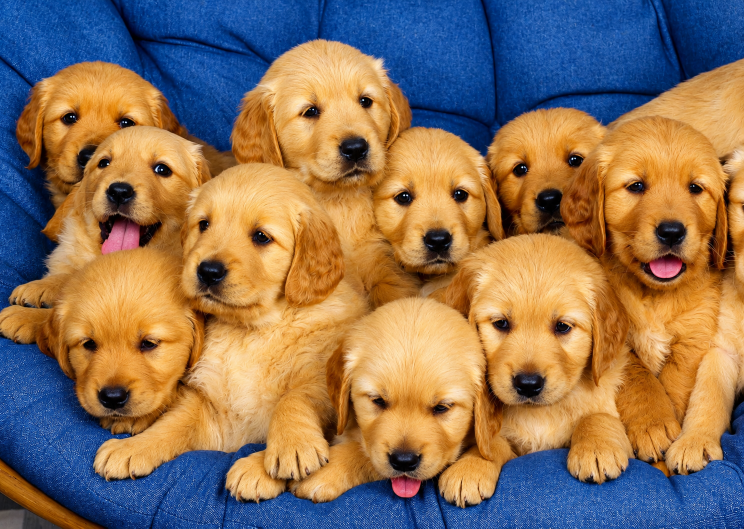
#> input picture modelos_treinamento/ChatGPT Image 26 de mai. de 2026, 13_53_33.png, 1488 x 1057 px (shown at 1/2 size)
$ python test_model.py 'modelos_treinamento/ChatGPT Image 26 de mai. de 2026, 13_53_33.png'
#> lines starting #> are read from the running program, lines starting #| are printed output that depends on the picture
import sys
import numpy as np
from PIL import Image
from sklearn.decomposition import PCA
import joblib

MODEL_PATH   = 'modelospkl/modelo_pca.pkl'
RESIZE_TO    = (256, 256)
N_COMPONENTS = 50
THRESHOLD    = 0.80


def reconstruction_error(matrix, pca, scores, k):
    scores_k        = np.zeros_like(scores)
    scores_k[:, :k] = scores[:, :k]
    return float(np.mean((matrix - pca.inverse_transform(scores_k)) ** 2))


def extract_pca_features(image_path):
    img    = Image.open(image_path).convert("L").resize(RESIZE_TO)
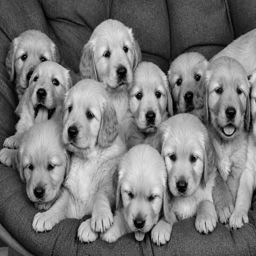
#> img: PIL image 256x256 L; min 0, max 233, mean 119
    matrix = np.array(img, dtype=np.float64) / 255.0

    n      = min(N_COMPONENTS, min(matrix.shape))
#> n = 50
    pca    = PCA(n_components=n, svd_solver='randomized', random_state=42)
    scores = pca.fit_transform(matrix)
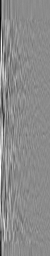
#> scores: shape (256, 50) float64; min -3.71, max 3.08, mean -4e-17; drawn with min black and max white

    evr         = pca.explained_variance_ratio_
    eigenvalues = pca.explained_variance_

    evr_padded     = np.zeros(N_COMPONENTS)
    evr_padded[:n] = evr

    probs              = eigenvalues / eigenvalues.sum()
    eigen_entropy      = float(-np.sum(probs * np.log(probs + 1e-12)))
#> eigen_entropy = 2.54
    geo_mean           = float(np.exp(np.mean(np.log(eigenvalues + 1e-12))))
#> geo_mean = 0.0515
    spectral_flatness  = geo_mean / (float(np.mean(eigenvalues)) + 1e-12)
#> spectral_flatness = 0.228
    first_pc_dominance = float(evr[0])
#> first_pc_dominance = 0.329
    coef_variacao      = float(np.std(eigenvalues) / (np.mean(eigenvalues) + 1e-12))
#> coef_variacao = 2.58

    rec_k5  = reconstruction_error(matrix, pca, scores, min(5,  n))
#> in reconstruction_error, `scores_k[:, :k] = scores[:, :k]`:
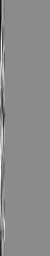
#> scores_k: shape (256, 50) float64; min -3.71, max 3.08, mean -1.12e-17; drawn with min black and max white
#> rec_k5 = 0.0146
    rec_k10 = reconstruction_error(matrix, pca, scores, min(10, n))
#> call 2 of reconstruction_error, with k = 10
#> in reconstruction_error (call 2), `scores_k[:, :k] = scores[:, :k]`:
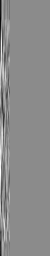
#> scores_k: shape (256, 50) float64; min -3.71, max 3.08, mean -2e-17; drawn with min black and max white
#> rec_k10 = 0.00763
    rec_k20 = reconstruction_error(matrix, pca, scores, min(20, n))
#> rec_k20 = 0.00314

    return (
        list(evr_padded) +
        [eigen_entropy, spectral_flatness, first_pc_dominance, coef_variacao] +
        [rec_k5, rec_k10, rec_k20]
    )


def testar(image_path):
    print(f"\nImagem: {image_path}")

    features   = extract_pca_features(image_path)
#> features = 57 values, max 2.58 at index 53, min 0.000615 at index 49, mean 0.117
    model      = joblib.load(MODEL_PATH)
    prediction = int(model.predict([features])[0])
    proba      = model.predict_proba([features])[0]
    confianca  = max(proba)
    label      = "IA" if prediction == 1 else "REAL"
    status     = "CONCLUSIVO" if confianca >= THRESHOLD else "INCERTO — passar para próximo check"

    print(f"Resultado:    {label}")
    print(f"Confiança:    {confianca*100:.2f}%")
    print(f"Status:       {status}")
    print(f"Prob. Real:   {proba[0]*100:.2f}%")
    print(f"Prob. IA:     {proba[1]*100:.2f}%")


if __name__ == '__main__':
    if len(sys.argv) < 2:
        print("Uso: python test_model.py <imagem1> <imagem2> ...")
        print("Exemplo: python test_model.py real.jpg fake.jpg")
        sys.exit(1)

    for path in sys.argv[1:]:
        try:
            testar(path)
        except Exception as e:
            print(f"\nErro ao processar '{path}': {e}")
        print("-" * 40)
